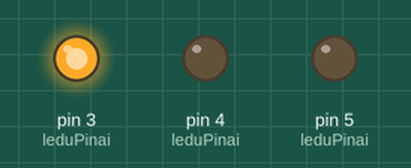
This sketch was run on a simulated Arduino Uno, built with avr-gcc and run on an emulated ATmega328P. Parts: output pins drawn as LEDs (lit = HIGH).

Above: at 0.2 s.
At 1.2 s:
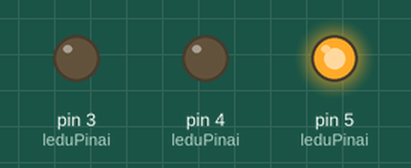
At 2.6 s:
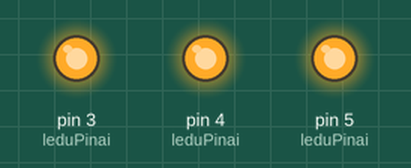
At 3.9 s:
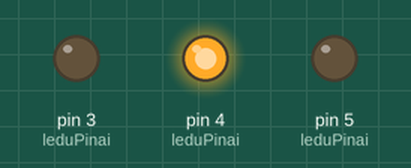
At 6.1 s:
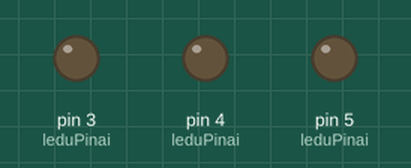
Timing chart, 0 to 7.4 s (numbered marks = the images above):
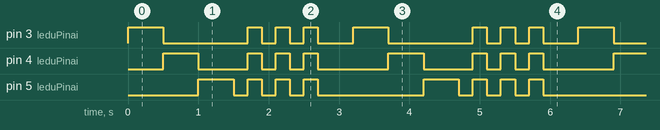

Measured:
- by itself, pin 3 (leduPinai): repeats every 3.2 s: LOW 1.2 s, 2 × (HIGH 0.20 s, LOW 0.20 s), HIGH 0.20 s, LOW 0.50 s, HIGH 0.50 s
- by itself, pin 4 (leduPinai): repeats every 3.2 s: LOW 0.70 s, 2 × (HIGH 0.20 s, LOW 0.20 s), HIGH 0.20 s, LOW 1.0 s, HIGH 0.50 s
- by itself, pin 5 (leduPinai): repeats every 3.2 s: 3 × (LOW 0.20 s, HIGH 0.20 s), LOW 1.5 s, HIGH 0.50 s

The sketch:

blink-custom.ino
```cpp
const byte mygtukoPinas = 2;

const byte red = 3;
const byte green = 4;
const byte yellow = 5;

const byte leduPinai[] = { red, green, yellow };
const unsigned int leduSkaicius = 3;

void on(byte pinas) {
	digitalWrite(pinas, HIGH);
}

void off(byte pinas) {
	digitalWrite(pinas, LOW);
}

unsigned long pradinisLaikas;

void wait(unsigned long laikasMs) {
	pradinisLaikas = laikasMs;

	while (millis() < pradinisLaikas + laikasMs) {
		/** laukti */
	}
}

void onSuLaiku(byte pinas, unsigned long laikasMs) {
	on(pinas);
	delay(laikasMs);
	off(pinas);
}

const int laikas = 500;
const int trumpasLaikas = 200;

void keitinetiLedus() {
	onSuLaiku(red, laikas);
	onSuLaiku(green, laikas);
	onSuLaiku(yellow, laikas);

	delay(trumpasLaikas);

	on(red);
	on(green);
	on(yellow);

	delay(trumpasLaikas);

	off(red);
	off(green);
	off(yellow);

	delay(trumpasLaikas);

	on(red);
	on(green);
	on(yellow);

	delay(trumpasLaikas);

	off(red);
	off(green);
	off(yellow);

	delay(trumpasLaikas);

	on(red);
	on(green);
	on(yellow);

	delay(trumpasLaikas);

	off(red);
	off(green);
	off(yellow);

	delay(laikas);
}

void setup() {
	Serial.begin(9600);

	pinMode(mygtukoPinas, INPUT);

	/** priskirti visus ledus OUTPUT'ui */
	for (size_t i = 0; i < leduSkaicius; ++i) {
		pinMode(leduPinai[i], OUTPUT);
	}
}

void loop() {
	keitinetiLedus();

	delay(1);
}
```
